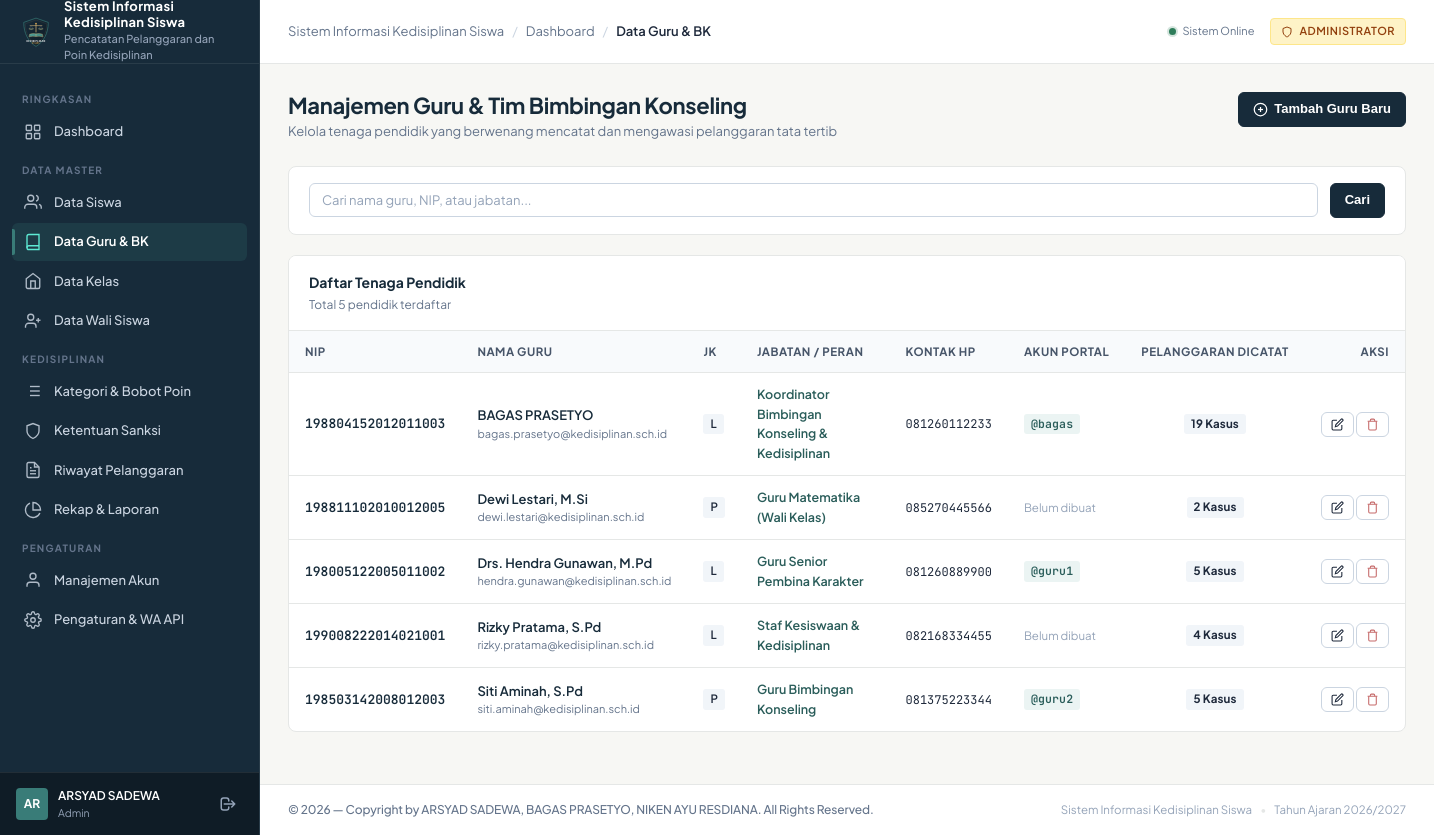
Screenshot of /admin/teachers.php (signed in) with the database file from the repository.
### tables this page shows
CREATE TABLE `users` (
    `id` INT AUTO_INCREMENT PRIMARY KEY,
    `username` VARCHAR(50) NOT NULL UNIQUE,
    `password` VARCHAR(255) NOT NULL,
    `full_name` VARCHAR(100) NOT NULL,
    `role` ENUM('admin', 'teacher', 'parent') NOT NULL,
    `status` ENUM('active', 'inactive') NOT NULL DEFAULT 'active',
    `last_login` DATETIME NULL,
    `created_at` TIMESTAMP DEFAULT CURRENT_TIMESTAMP,
    `updated_at` TIMESTAMP DEFAULT CURRENT_TIMESTAMP ON UPDATE CURRENT_TIMESTAMP
);

CREATE TABLE `teachers` (
    `id` INT AUTO_INCREMENT PRIMARY KEY,
    `user_id` INT NULL,
    `nip` VARCHAR(30) NOT NULL UNIQUE,
    `nama_guru` VARCHAR(100) NOT NULL,
    `jenis_kelamin` ENUM('L', 'P') NOT NULL,
    `jabatan` VARCHAR(100) NOT NULL DEFAULT 'Guru Bimbingan Konseling',
    `no_telp` VARCHAR(20) NOT NULL,
    `email` VARCHAR(100) NULL,
    `created_at` TIMESTAMP DEFAULT CURRENT_TIMESTAMP,
    `updated_at` TIMESTAMP DEFAULT CURRENT_TIMESTAMP ON UPDATE CURRENT_TIMESTAMP,
    CONSTRAINT `fk_teachers_user` FOREIGN KEY (`user_id`) REFERENCES `users` (`id`) ON DELETE SET NULL ON UPDATE CASCADE
);

### includes/functions.php (called while the page is built, shortened)
<?php
function e($value) {
    return htmlspecialchars((string)($value ?? ''), ENT_QUOTES, 'UTF-8');
}

### includes/auth.php (called while the page is built, shortened)
<?php
function current_user() {
    static $user = null;
    if ($user !== null) return $user;
    try {
        $pdo = get_db_connection();
        $stmt = $pdo->prepare("
            SELECT id, username, full_name, role, status
            FROM users
            WHERE id = ? AND status = 'active'
        ");
        $stmt->execute([$_SESSION['user_id']]);
        $user = $stmt->fetch();
    } catch (Throwable $e) {
        return null;
    }
    return $user;
}
function require_role($allowed_roles) {
    $user = current_user();
}

### admin/teachers.php (the view, shortened to what this page needs)
<?php
require_role(['admin']);
$pdo = get_db_connection();
$search = trim($_GET['search'] ?? '');
$where = "1=1";
$params = [];
$stmt = $pdo->prepare("
    SELECT t.*, u.username, u.status as user_status,
           (SELECT COUNT(*) FROM violation_records vr WHERE vr.teacher_id = t.id) as total_catatan
    FROM teachers t
    LEFT JOIN users u ON t.user_id = u.id
    WHERE {$where}
    ORDER BY t.nama_guru ASC
");
$stmt->execute($params);
$teachers = $stmt->fetchAll();
require_once __DIR__ . '/../includes/header.php';
?>
<div class="page-header">
  <div>
    <h1 class="page-title">Manajemen Guru & Tim Bimbingan Konseling</h1>
    <p class="page-subtitle">Kelola tenaga pendidik yang berwenang mencatat dan mengawasi pelanggaran tata tertib</p>
  </div>
  <div class="page-actions">
    <button type="button" class="btn btn-primary" onclick="openAddModal()">
      <svg width="15" height="15" viewBox="0 0 24 24" fill="none" stroke="currentColor" stroke-width="2"><circle cx="12" cy="12" r="10"/><line x1="12" y1="8" x2="12" y2="16"/><line x1="8" y1="12" x2="16" y2="12"/></svg>
      <span>Tambah Guru Baru</span>
    </button>
  </div>
</div>
<div class="surface-card" style="margin-bottom: 20px;">
  <div class="card-body-styled" style="padding: 16px 20px;">
    <form method="GET" action="<?= BASE_URL ?>/admin/teachers.php" style="display: flex; gap: 12px; align-items: center;">
      <div style="flex: 1;">
        <input type="text" name="search" class="form-control" placeholder="Cari nama guru, NIP, atau jabatan..." value="<?= e($search) ?>">
      </div>
      <button type="submit" class="btn btn-primary">Cari</button>
    </form>
  </div>
</div>
<div class="surface-card">
  <div class="card-header-styled">
    <div>
      <h2 class="card-title-styled">Daftar Tenaga Pendidik</h2>
      <span class="card-subtitle-styled">Total <?= count($teachers) ?> pendidik terdaftar</span>
    </div>
  </div>
  <div class="card-body-styled" style="padding: 0;">
    <div class="table-responsive">
      <table class="app-table">
        <thead>
          <tr>
            <th>NIP</th>
            <th>Nama Guru</th>
            <th>JK</th>
            <th>Jabatan / Peran</th>
            <th>Kontak HP</th>
            <th>Akun Portal</th>
            <th style="text-align: center;">Pelanggaran Dicatat</th>
            <th style="text-align: right;">Aksi</th>
          </tr>
        </thead>
        <tbody>
          <?php if (empty($teachers)): ?>
            <tr>
              <td colspan="8">
                <div class="empty-state">
                  <div class="empty-state-title">Belum ada data guru</div>
                  <div class="empty-state-text">Silakan tambahkan data guru baru ke dalam sistem.</div>
                </div>
              </td>
            </tr>
          <?php else: ?>
            <?php foreach ($teachers as $t): ?>
              <tr>
                <td>
                  <span style="font-family: var(--font-mono); font-weight: 600; color: var(--color-primary);"><?= e($t['nip']) ?></span>
                </td>
                <td>
                  <div style="font-weight: 600; color: var(--color-primary);"><?= e($t['nama_guru']) ?></div>
                  <div style="font-size: 11px; color: var(--color-text-muted);"><?= e($t['email'] ?: '-') ?></div>
                </td>
                <td>
                  <span class="badge" style="background-color: #F1F5F9;"><?= $t['jenis_kelamin'] === 'L' ? 'L' : 'P' ?></span>
                </td>
                <td>
                  <span style="font-size: 12.5px; font-weight: 600; color: var(--color-accent-dark);"><?= e($t['jabatan']) ?></span>
                </td>
                <td>
                  <span style="font-family: var(--font-mono); font-size: 12px;"><?= e($t['no_telp']) ?></span>
                </td>
                <td>
                  <?php if ($t['username']): ?>
                    <span class="badge" style="background-color: #EBF4F3; color: var(--color-accent-dark); font-family: var(--font-mono);">
                      @<?= e($t['username']) ?>
                    </span>
                  <?php else: ?>
                    <span style="font-size: 11.5px; color: var(--color-text-subtle);">Belum dibuat</span>
                  <?php endif; ?>
                </td>
                <td style="text-align: center;">
                  <span class="badge" style="background-color: #F1F5F9; font-weight: 700;"><?= (int)$t['total_catatan'] ?> Kasus</span>
                </td>
                <td style="text-align: right; white-space: nowrap;">
                  <button type="button" class="btn btn-secondary btn-sm" onclick='editTeacher(<?= json_encode($t) ?>)' title="Ubah Data">
                    <svg width="13" height="13" viewBox="0 0 24 24" fill="none" stroke="currentColor" stroke-width="2"><path d="M11 4H4a2 2 0 0 0-2 2v14a2 2 0 0 0 2 2h14a2 2 0 0 0 2-2v-7"/><path d="M18.5 2.5a2.121 2.121 0 0 1 3 3L12 15l-4 1 1-4 9.5-9.5z"/></svg>
                  </button>
                  <button type="button" class="btn btn-secondary btn-sm" onclick="deleteTeacher(<?= (int)$t['id'] ?>, '<?= e(addslashes($t['nama_guru'])) ?>')" style="color: var(--color-danger);" title="Hapus">
                    <svg width="13" height="13" viewBox="0 0 24 24" fill="none" stroke="currentColor" stroke-width="2"><polyline points="3 6 5 6 21 6"/><path d="M19 6v14a2 2 0 0 1-2 2H7a2 2 0 0 1-2-2V6m3 0V4a2 2 0 0 1 2-2h4a2 2 0 0 1 2 2v2"/></svg>
                  </button>
                </td>
              </tr>
            <?php endforeach; ?>
          <?php endif; ?>
        </tbody>
      </table>
    </div>
  </div>
</div>
<?php require_once __DIR__ . '/../includes/footer.php'; ?>

### includes/sidebar.php (shortened to what this page needs)
<?php
$user = current_user();
$current_page = basename($_SERVER['PHP_SELF']);
?>
<aside class="app-sidebar" id="app-sidebar">
  <div class="sidebar-header">
    <div class="sidebar-logo">
      <img src="<?= BASE_URL ?>/assets/images/logo.svg" alt="Logo Sistem Informasi Kedisiplinan" style="width: 32px; height: 32px;">
    </div>
    <div class="sidebar-brand-text">
      <span class="sidebar-brand-title"><?= e(APP_NAME) ?></span>
      <span class="sidebar-brand-sub"><?= e(APP_SUBTITLE) ?></span>
    </div>
  </div>
  <div class="sidebar-content">
    <?php if ($user['role'] === 'admin'): ?>
      <div class="nav-section-title">Ringkasan</div>
      <ul class="sidebar-nav">
        <li class="sidebar-nav-item">
          <a href="<?= BASE_URL ?>/admin/dashboard.php" class="sidebar-nav-link <?= $current_page === 'dashboard.php' ? 'active' : '' ?>">
            <svg class="sidebar-icon" viewBox="0 0 24 24" fill="none" stroke="currentColor"><rect x="3" y="3" width="7" height="7" rx="1"/><rect x="14" y="3" width="7" height="7" rx="1"/><rect x="14" y="14" width="7" height="7" rx="1"/><rect x="3" y="14" width="7" height="7" rx="1"/></svg>
            <span>Dashboard</span>
          </a>
        </li>
      </ul>
      <div class="nav-section-title">Data Master</div>
      <ul class="sidebar-nav">
        <li class="sidebar-nav-item">
          <a href="<?= BASE_URL ?>/admin/students.php" class="sidebar-nav-link <?= $current_page === 'students.php' ? 'active' : '' ?>">
            <svg class="sidebar-icon" viewBox="0 0 24 24" fill="none" stroke="currentColor"><path d="M17 21v-2a4 4 0 0 0-4-4H5a4 4 0 0 0-4 4v2"/><circle cx="9" cy="7" r="4"/><path d="M23 21v-2a4 4 0 0 0-3-3.87"/><path d="M16 3.13a4 4 0 0 1 0 7.75"/></svg>
            <span>Data Siswa</span>
          </a>
        </li>
        <li class="sidebar-nav-item">
          <a href="<?= BASE_URL ?>/admin/teachers.php" class="sidebar-nav-link <?= $current_page === 'teachers.php' ? 'active' : '' ?>">
            <svg class="sidebar-icon" viewBox="0 0 24 24" fill="none" stroke="currentColor"><path d="M4 19.5A2.5 2.5 0 0 1 6.5 17H20"/><path d="M6.5 2H20v20H6.5A2.5 2.5 0 0 1 4 19.5v-15A2.5 2.5 0 0 1 6.5 2z"/></svg>
            <span>Data Guru & BK</span>
          </a>
        </li>
        <li class="sidebar-nav-item">
          <a href="<?= BASE_URL ?>/admin/classes.php" class="sidebar-nav-link <?= $current_page === 'classes.php' ? 'active' : '' ?>">
            <svg class="sidebar-icon" viewBox="0 0 24 24" fill="none" stroke="currentColor"><path d="M3 9l9-7 9 7v11a2 2 0 0 1-2 2H5a2 2 0 0 1-2-2z"/><polyline points="9 22 9 12 15 12 15 22"/></svg>
            <span>Data Kelas</span>
          </a>
        </li>
        <li class="sidebar-nav-item">
          <a href="<?= BASE_URL ?>/admin/parents.php" class="sidebar-nav-link <?= $current_page === 'parents.php' ? 'active' : '' ?>">
            <svg class="sidebar-icon" viewBox="0 0 24 24" fill="none" stroke="currentColor"><path d="M16 21v-2a4 4 0 0 0-4-4H6a4 4 0 0 0-4 4v2"/><circle cx="9" cy="7" r="4"/><line x1="19" y1="8" x2="19" y2="14"/><line x1="22" y1="11" x2="16" y2="11"/></svg>
            <span>Data Wali Siswa</span>
          </a>
        </li>
      </ul>
      <div class="nav-section-title">Kedisiplinan</div>
      <ul class="sidebar-nav">
        <li class="sidebar-nav-item">
          <a href="<?= BASE_URL ?>/admin/categories.php" class="sidebar-nav-link <?= $current_page === 'categories.php' ? 'active' : '' ?>">
            <svg class="sidebar-icon" viewBox="0 0 24 24" fill="none" stroke="currentColor"><line x1="8" y1="6" x2="21" y2="6"/><line x1="8" y1="12" x2="21" y2="12"/><line x1="8" y1="18" x2="21" y2="18"/><line x1="3" y1="6" x2="3.01" y2="6"/><line x1="3" y1="12" x2="3.01" y2="12"/><line x1="3" y1="18" x2="3.01" y2="18"/></svg>
            <span>Kategori & Bobot Poin</span>
          </a>
        </li>
        <li class="sidebar-nav-item">
          <a href="<?= BASE_URL ?>/admin/sanctions.php" class="sidebar-nav-link <?= $current_page === 'sanctions.php' ? 'active' : '' ?>">
            <svg class="sidebar-icon" viewBox="0 0 24 24" fill="none" stroke="currentColor"><path d="M12 22s8-4 8-10V5l-8-3-8 3v7c0 6 8 10 8 10z"/></svg>
            <span>Ketentuan Sanksi</span>
          </a>
        </li>
        <li class="sidebar-nav-item">
          <a href="<?= BASE_URL ?>/admin/violations.php" class="sidebar-nav-link <?= $current_page === 'violations.php' ? 'active' : '' ?>">
            <svg class="sidebar-icon" viewBox="0 0 24 24" fill="none" stroke="currentColor"><path d="M14 2H6a2 2 0 0 0-2 2v16a2 2 0 0 0 2 2h12a2 2 0 0 0 2-2V8z"/><polyline points="14 2 14 8 20 8"/><line x1="16" y1="13" x2="8" y2="13"/><line x1="16" y1="17" x2="8" y2="17"/><polyline points="10 9 9 9 8 9"/></svg>
            <span>Riwayat Pelanggaran</span>
          </a>
        </li>
        <li class="sidebar-nav-item">
          <a href="<?= BASE_URL ?>/admin/reports.php" class="sidebar-nav-link <?= $current_page === 'reports.php' ? 'active' : '' ?>">
            <svg class="sidebar-icon" viewBox="0 0 24 24" fill="none" stroke="currentColor"><path d="M21.21 15.89A10 10 0 1 1 8 2.83"/><path d="M22 12A10 10 0 0 0 12 2v10z"/></svg>
            <span>Rekap & Laporan</span>
          </a>
        </li>
      </ul>
      <div class="nav-section-title">Pengaturan</div>
      <ul class="sidebar-nav">
        <li class="sidebar-nav-item">
          <a href="<?= BASE_URL ?>/admin/users.php" class="sidebar-nav-link <?= $current_page === 'users.php' ? 'active' : '' ?>">
            <svg class="sidebar-icon" viewBox="0 0 24 24" fill="none" stroke="currentColor"><path d="M20 21v-2a4 4 0 0 0-4-4H8a4 4 0 0 0-4 4v2"/><circle cx="12" cy="7" r="4"/></svg>
            <span>Manajemen Akun</span>
          </a>
        </li>
        <li class="sidebar-nav-item">
          <a href="<?= BASE_URL ?>/admin/settings.php" class="sidebar-nav-link <?= $current_page === 'settings.php' ? 'active' : '' ?>">
            <span>Pengaturan & WA API</span>
          </a>
        </li>
      </ul>
    <?php endif; ?>
  </div>
  <div class="sidebar-footer">
    <div class="user-mini-profile">
      <div class="user-avatar-initials">
        <?= strtoupper(substr($user['full_name'], 0, 2)) ?>
      </div>
      <div class="user-info">
        <span class="user-name" title="<?= e($user['full_name']) ?>"><?= e($user['full_name']) ?></span>
        <span class="user-role"><?= e($user['role']) ?></span>
      </div>
    </div>
    <a href="<?= BASE_URL ?>/logout.php" class="btn-logout" title="Keluar dari Sistem">
      <svg width="18" height="18" viewBox="0 0 24 24" fill="none" stroke="currentColor" stroke-width="2">
        <path stroke-linecap="round" stroke-linejoin="round" d="M17 16l4-4m0 0l-4-4m4 4H7m6 4v1a3 3 0 01-3 3H6a3 3 0 01-3-3V7a3 3 0 013-3h4a3 3 0 013 3v1"/>
      </svg>
    </a>
  </div>
</aside>

### rows the page displays
users: full_name "AR", full_name "ARSYAD SADEWA", role "Admin"
teachers: nip "198804152012011003", nama_guru "BAGAS PRASETYO", email "bagas.prasetyo@kedisiplinan.sch.id", jenis_kelamin "L", jabatan "Koordinator Bimbingan Konseling & Kedisiplinan", no_telp "081260112233", user.username "bagas", total_catatan "19"
teachers: nip "198811102010012005", nama_guru "Dewi Lestari, M.Si", email "dewi.lestari@kedisiplinan.sch.id", jenis_kelamin "P", jabatan "Guru Matematika (Wali Kelas)", no_telp "085270445566", shows "Belum dibuat", total_catatan "2"
teachers: nip "198005122005011002", nama_guru "Drs. Hendra Gunawan, M.Pd", email "hendra.gunawan@kedisiplinan.sch.id", jenis_kelamin "L", jabatan "Guru Senior Pembina Karakter", no_telp "081260889900", user.username "guru1", total_catatan "5"
teachers: nip "199008222014021001", nama_guru "Rizky Pratama, S.Pd", email "rizky.pratama@kedisiplinan.sch.id", jenis_kelamin "L", jabatan "Staf Kesiswaan & Kedisiplinan", no_telp "082168334455", shows "Belum dibuat", total_catatan "4"
teachers: nip "198503142008012003", nama_guru "Siti Aminah, S.Pd", email "siti.aminah@kedisiplinan.sch.id", jenis_kelamin "P", jabatan "Guru Bimbingan Konseling", no_telp "081375223344", user.username "guru2", total_catatan "5"

### other values shown
APP_NAME "Sistem Informasi Kedisiplinan Siswa"
APP_SUBTITLE "Pencatatan Pelanggaran dan Poin Kedisiplinan"
$b['title'] "Dashboard"
$b['title'] "Data Guru & BK"
count($teachers) "5"
get_setting('academic_year', '2026/2027') "2026/2027"
